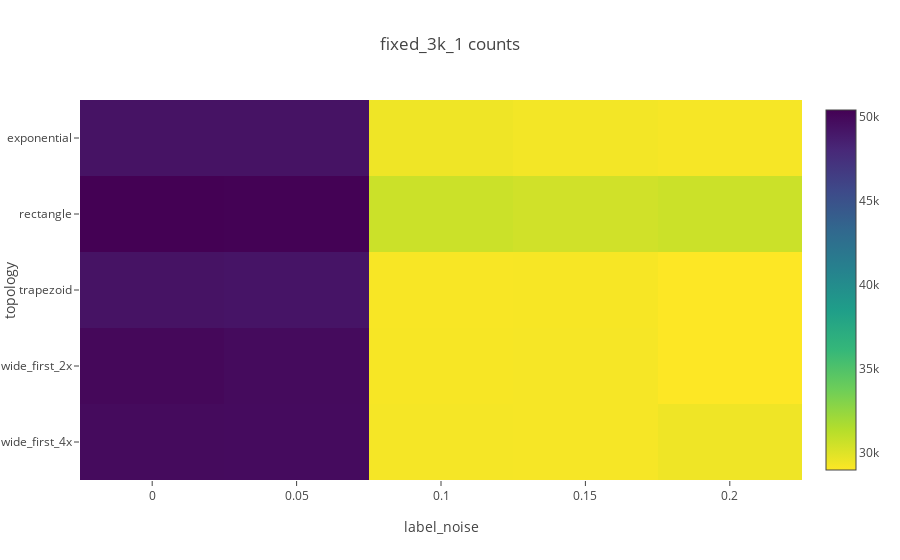

Source (notebook cell):
### Code cell
data = df[df["group"] == "fixed_3k_1"].groupby(["topology","label_noise"]).sum()["count"].unstack()

px.imshow(data,
         title="fixed_3k_1 counts")

### Figure 1 — Plotly figure (JSON) as saved in the notebook; plotly's stock layout.template omitted (floating-point values rounded to 4 significant figures)
{"data": [{"coloraxis": "coloraxis", "hovertemplate": "label_noise: %{x}<br>topology: %{y}<br>color: %{z}<extra></extra>", "name": "0", "type": "heatmap", "x": [0, 0.05, 0.1, 0.15, 0.2], "xaxis": "x", "y": ["exponential", "rectangle", "trapezoid", "wide_first_2x", "wide_first_4x"], "yaxis": "y", "z": [[49333, 49328, 29463, 29314, 29225], [50408, 50358, 30634, 30470, 30634], [49321, 49230, 29151, 29174, 29004], [49982, 49783, 29175, 29231, 28988], [49787, 49776, 29258, 29227, 29436]]}], "layout": {"coloraxis": {"colorscale": [[0, "#fde725"], [0.1111, "#b5de2b"], [0.2222, "#6ece58"], [0.3333, "#35b779"], [0.4444, "#1f9e89"], [0.5556, "#26828e"], [0.6667, "#31688e"], [0.7778, "#3e4989"], [0.8889, "#482878"], [1, "#440154"]]}, "title": {"text": "fixed_3k_1 counts"}, "xaxis": {"anchor": "y", "constrain": "domain", "domain": [0, 1], "scaleanchor": "y", "title": {"text": "label_noise"}}, "yaxis": {"anchor": "x", "autorange": "reversed", "constrain": "domain", "domain": [0, 1], "title": {"text": "topology"}}}}
